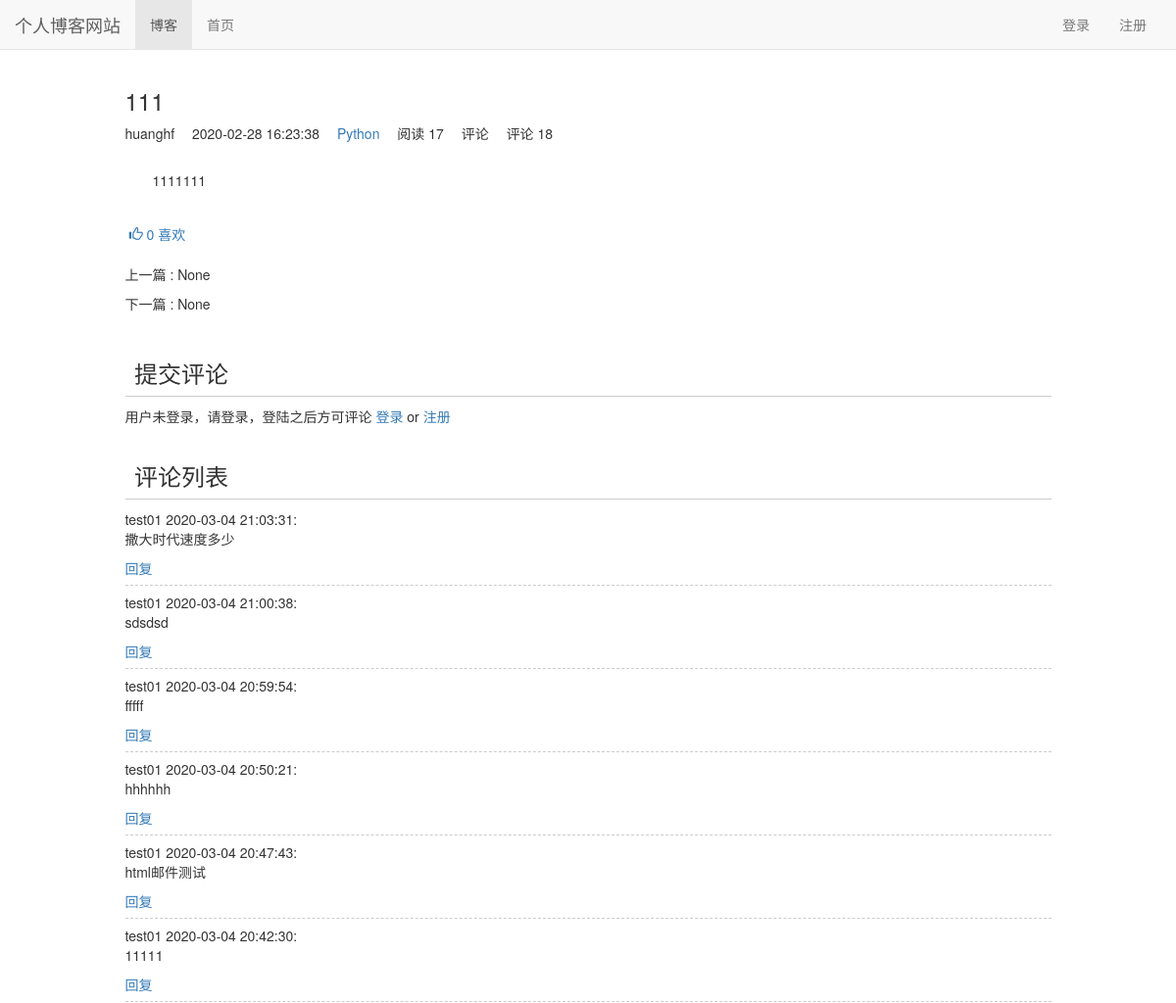
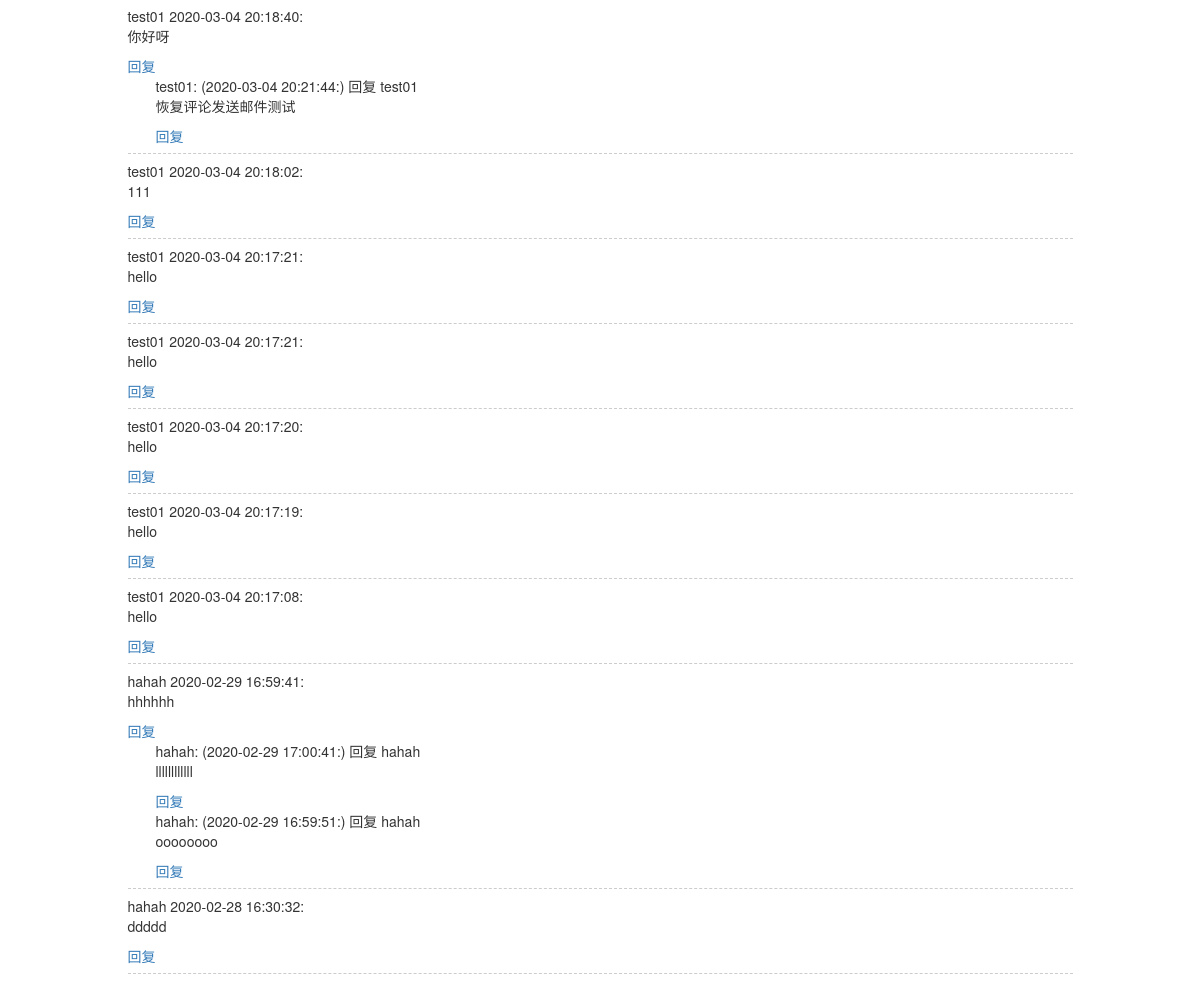
The page /blog/1 on the database its author committed (2 pictures, top to bottom).
### blog/models.py (models this page shows, shortened)
class Blog(models.Model,Test):
    title = models.CharField(max_length=50)
    blog_type = models.ForeignKey(BlogType,on_delete=models.DO_NOTHING)
    content = RichTextUploadingField()
    author = models.ForeignKey(settings.AUTH_USER_MODEL,on_delete=models.DO_NOTHING)
    read_details = GenericRelation(ReadDetail)
    created_time = models.DateTimeField(auto_now_add=True)
    last_updated_time = models.DateTimeField(auto_now=True)
    class Meta:
        ordering = ['created_time']

class BlogType(models.Model):
    type_name = models.CharField(max_length=15)
    def __str__(self):
            return  self.type_name

### user/models.py (models this page shows, shortened)
class User(AbstractUser):
    nickname = models.CharField(max_length=20, default='',verbose_name='昵称')
    class Meta(AbstractUser.Meta):
        pass

class Profile(models.Model):
    user = models.OneToOneField(User, on_delete = models.CASCADE)
    nickname = models.CharField(max_length=20, verbose_name="昵称")

### read_record/models.py (models this page shows)
class ReadNum(models.Model):
    read_num = models.IntegerField(default=0)
    content_type = models.ForeignKey(ContentType, on_delete=models.CASCADE)
    object_id = models.PositiveIntegerField()
    content_object = GenericForeignKey('content_type', 'object_id')

### likes/models.py (models this page shows)
class LikeModel(models.Model):
    content_type = models.ForeignKey(ContentType,on_delete=models.CASCADE)
    object_id = models.PositiveIntegerField()
    content_object = GenericForeignKey('content_type','object_id')
    liked_num = models.IntegerField(default=0)

### comment/models.py (models this page shows, shortened)
class Comment(models.Model):
    content_type = models.ForeignKey(ContentType,on_delete=models.DO_NOTHING)
    object_id = models.PositiveIntegerField()
    content_object = GenericForeignKey('content_type','object_id')
    text = models.TextField()
    comment_time = models.DateTimeField(auto_now_add=True)
    user = models.ForeignKey(settings.AUTH_USER_MODEL,related_name='comments', on_delete=models.DO_NOTHING)
    root = models.ForeignKey('self',related_name='root_comment',null=True,on_delete=models.DO_NOTHING)
    parent = models.ForeignKey('self',related_name='parent_comment',null=True,on_delete=models.DO_NOTHING)
    reply_to = models.ForeignKey(settings.AUTH_USER_MODEL,related_name='replies',null=True,on_delete=models.DO_NOTHING)
    class Meta:
        ordering = ['-comment_time']

### blog/views.py (the view)
# urls.py: path('<int:blog_pk>', blog_detail,name="blog_detail"),
def blog_detail(request,blog_pk):
    blog = get_object_or_404(Blog,id=blog_pk)
    read_cookie_key = read_record_once_read(request,blog)
    blog_content_type = ContentType.objects.get_for_model(blog)
    comment = Comment.objects.filter(content_type = blog_content_type, object_id = blog.pk, parent=None)
    context = {}
    context['previous_blog'] = Blog.objects.filter(created_time__lt=blog.created_time).last()
    context['next_blog'] = Blog.objects.filter(created_time__gt=blog.created_time).first()
    context['blog'] = blog
    response =  render(request,'blog_detail.html',context)
    response.set_cookie(read_cookie_key, 'true', max_age=10, )
    return response

### comment/templatetags/comment_tags.py (called while the page is built)
@register.simple_tag
def get_comment_count(obj):
    content_type = ContentType.objects.get_for_model(obj)
    return Comment.objects.filter(content_type=content_type,object_id=obj.pk).count()

@register.simple_tag
def get_comment_list(obj):
    content_type = ContentType.objects.get_for_model(obj)
    comments = Comment.objects.filter(content_type=content_type, object_id=obj.pk, parent=None)
    return comments.order_by('-comment_time')

### likes/templatetags/likes_tags.py (called while the page is built)
@register.simple_tag
def get_like_count(obj):
    content_type = ContentType.objects.get_for_model(obj)
    like_count, created =  LikeModel.objects.get_or_create(content_type=content_type, object_id=obj.pk)
    return like_count.liked_num

@register.simple_tag(takes_context=True)
def get_like_status(context, obj):
    content_type = ContentType.objects.get_for_model(obj)
    user = context['user']
    if not user.is_authenticated:
        return ' '
    if LikeRecord.objects.filter(content_type=content_type, object_id = obj.id, user=user).exists():
        return 'active'
    else:
        return

### read_record/models.py (called while the page is built)
        def get_read_num(self):
            try:
                ct = ContentType.objects.get_for_model(self)
                readnum = ReadNum.objects.get(content_type=ct, object_id=self.pk)
                return readnum.read_num
            except ObjectDoesNotExist as e:
                return 0

### read_record/utils.py (called while the page is built)
def read_record_once_read(request,obj):
    ct = ContentType.objects.get_for_model(obj)
    key = "%s_%s_read"%(ct.model,obj.pk)
    if not request.COOKIES.get(key):
        readnum, created = ReadNum.objects.get_or_create(content_type=ct,object_id=obj.pk)
        readnum.read_num += 1
        readnum.save()
        readDetail, created = ReadDetail.objects.get_or_create(content_type=ct,object_id=obj.pk)
        readDetail.read_num += 1
        readDetail.save()
    return key

### user/context_processors.py (called while the page is built)
def login_modal_form(request):
    return {'login_modal_form':LoginForm()}

### user/models.py (called while the page is built)
def get_nickname_or_username(self):
    if Profile.objects.filter(user=self).exists():
        profile = Profile.objects.get(user=self)
        return profile.nickname
    else:
        return self.username

### blog/templates/blog_detail.html (shortened to what this page needs)
{% extends 'base.html' %}
{% load staticfiles %}
{% load comment_tags %}
{% load likes_tags %}
{% block nav_blog_active %}active{% endblock %}
{% block header_extends%}
    <link rel="stylesheet" href="{% static 'blog/blog.css' %}">
{% endblock%}
{% block content%}
    <div class="container">
        <div class="row">
            <div class="col-xs-10 col-xs-offset-1">
                <h3>{{ blog.title }}</h3>
                <ul class="blog-info-description">
                     <li>{{ blog.author }}</li>
                     <li>{{ blog.created_time | date:"Y-m-d G:i:s"}}</li>
                     <li><a href="{% url 'blogs_with_type' blog.blog_type.pk%}">{{ blog.blog_type }}</a></li>
                     <li>阅读 {{ blog.get_read_num }}</li>
                     <li>评论 {{ comment_count }}</li>
                     <li>评论 {% get_comment_count blog %}</li>
                </ul>
                <div class="blog-content">{{ blog.content|safe }}</div>
                <div class="like" onclick="likeChange(this,'blog',{{ blog.pk }})">
                    <span class="glyphicon glyphicon-thumbs-up {% get_like_status blog %}"></span>
                    <span class="liked-num">{% get_like_count blog %}</span>
                    <span>喜欢</span>
                </div>
                <div class="blog-more">
                    <p>上一篇 :
                        {% if previous_blog %}
                            <a href="{% url 'blog_detail' previous_blog.pk %}">{{ previous_blog.title }}</a>
                        {% else %}
                            None
                        {% endif %}
                    </p>
                    <p>下一篇 :
                        {% if next_blog %}
                            <a href="{% url 'blog_detail' next_blog.pk %}">{{ next_blog.title }}</a>
                        {% else %}
                            None
                        {% endif %}
                    </p>
                </div>
            </div>
        </div>
        <div class="row">
            <div class="col-xs-10 col-xs-offset-1">
                <div class="comment-area">
                   <h3 class="comment-area-title">提交评论</h3>
                    {% if user.is_authenticated %}
                        <form id="comment-form" action="{% url 'update_comment' %}" method="post" style="overflow: hidden;">
                            <label for="comment_text"> {{ user.get_nickname_or_username }}, 欢迎评论</label>
                            <div id="reply_content_container">
                                <p id="reply_title">回复：</p>
                                <div id="reply_content">
                                </div>
                            </div>
                            {% csrf_token %}
                            {% get_comment_form blog as comment_form %}
                            {% for field in comment_form %}
                                {{ field }}
                            {% endfor %}
                            <spam id="comment_error" class="text-danger pull-left"></spam>
                            <input type="submit" class="btn btn-primary pull-right" value="提交评论" >
                        </form>
                    {% else %}
                        用户未登录，请登录，登陆之后方可评论
                        <a href="{% url 'login'%}?from={{ request.get_full_path }}">登录</a>
                        <span>or</span>
                        <a href="{% url 'register'%}?from={{ request.get_full_path }}">注册</a>
                    {% endif %}
                </div>
                <div class="comment-area">
                    <h3 class="comment-area-title">评论列表</h3>
                    <div id="comment-list">
                        {% get_comment_list blog as comments %}
                        {% for comment in comments %}
                            <div id="root_{{ comment.pk}}" class="comment">
                                <span>{{ comment.user.get_nickname_or_username}}</span>
                                <span>{{ comment.comment_time|date:"Y-m-d H:i:s"}}:</span>
                                <div id="comment_{{ comment.pk }}">{{ comment.text|safe }}</div>
                                <a href="javascript:reply({{ comment.pk }});">回复</a>
                                <div class="reply">
                                    {% for reply in comment.root_comment.all %}
                                        <span>{{ reply.user.get_nickname_or_username }}:</span>
                                        <span>({{ reply.comment_time|date:"Y-m-d H:i:s"}}:)</span>
                                        <span>回复</span>
                                        {{ reply.reply_to.get_nickname_or_username}}
                                        {{ reply.text|safe }}
                                        <a href="#">回复</a>
                                        <br>
                                    {% endfor%}
                                </div>
                            </div>
                        {% empty %}
                           <span id="no_comment"> 暂无评论</span>
                        {% endfor %}
                    </div>
                </div>
            </div>
        </div>
    </div>
{% endblock%}

### static/css/base.css (style rules this page uses)
* { margin: 0; padding: 0; }
body { margin-top: 70px!important; }
ul { list-style-type: none; }

### blog/static/blog/blog.css (style rules this page uses)
ul.blog-info-description { list-style-type: none; margin-bottom: 2em; }
ul.blog-info-description li { display: inline-block; margin-right: 1em; }
div.blog-content { text-indent: 2em; margin-bottom: 2em; }
div.blog-more { margin-top: 1em; }
div.comment-area { margin-top: 2em; }
h3.comment-area-title { border-bottom: 1px solid #ccc; padding: 0.4em; }
div.comment { border-bottom: 1px dashed #ccc; margin-bottom: 0.5em; padding-bottom: 0.5em; }
div.reply { margin-left: 2em; }
div.like { color: #337ab7; cursor: pointer; display: inline-block; padding: 0.5em 0.3em; }

### rows shown on the page
Blog: title "111", author "huanghf", created_time "2020-02-28 16:23:38", blog_type "Python", get_read_num "17", id "18", content "1111111", id.liked_num "0"
Comment: user.get_nickname_or_username "test01", comment_time "2020-03-04 21:03:31", text "撒大时代速度多少"
Comment: user.get_nickname_or_username "test01", comment_time "2020-03-04 21:00:38", text "sdsdsd"
Comment: user.get_nickname_or_username "test01", comment_time "2020-03-04 20:59:54", text "fffff"
Comment: user.get_nickname_or_username "test01", comment_time "2020-03-04 20:50:21", text "hhhhhh"
Comment: user.get_nickname_or_username "test01", comment_time "2020-03-04 20:47:43", text "html邮件测试"
Comment: user.get_nickname_or_username "test01", comment_time "2020-03-04 20:42:30", text "11111"
Comment: user.get_nickname_or_username "test01", comment_time "2020-03-04 20:18:40", text "你好呀"
Comment: user.get_nickname_or_username "test01", comment_time "2020-03-04 20:21:44", reply_to.get_nickname_or_username "test01", text "恢复评论发送邮件测试"
Comment: user.get_nickname_or_username "test01", comment_time "2020-03-04 20:18:02", text "111"
Comment: user.get_nickname_or_username "test01", comment_time "2020-03-04 20:17:21", text "hello"
Comment: user.get_nickname_or_username "test01", comment_time "2020-03-04 20:17:21", text "hello"
Comment: user.get_nickname_or_username "test01", comment_time "2020-03-04 20:17:20", text "hello"
Comment: user.get_nickname_or_username "test01", comment_time "2020-03-04 20:17:19", text "hello"
Comment: user.get_nickname_or_username "test01", comment_time "2020-03-04 20:17:08", text "hello"
Comment: user.get_nickname_or_username "hahah", comment_time "2020-02-29 16:59:41", text "hhhhhh"
Comment: user.get_nickname_or_username "hahah", comment_time "2020-02-29 17:00:41", reply_to.get_nickname_or_username "hahah", text "llllllllllll"
Comment: user.get_nickname_or_username "hahah", comment_time "2020-02-29 16:59:51", reply_to.get_nickname_or_username "hahah", text "oooooooo"
Comment: user.get_nickname_or_username "hahah", comment_time "2020-02-28 16:30:32", text "ddddd"
